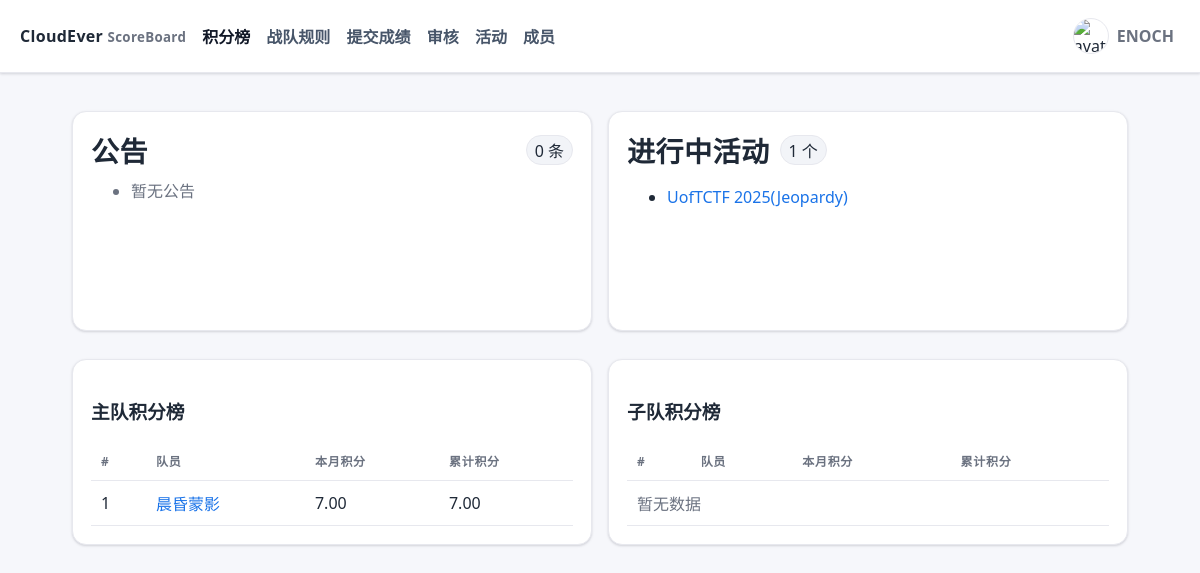
/ (signed in), run on the app's committed database.
### ceboard/models.py (models this page shows)
class User(Base):
    __tablename__ = "users"
    id = Column(Integer, primary_key=True)
    username = Column(String, unique=True, nullable=False)
    password_hash = Column(String, nullable=False)
    role = Column(String, default="member")  # 'admin' | 'reviewer' | 'member'
    team_type = Column(String, default="sub")  # 'main' or 'sub'
    is_active = Column(Boolean, default=True)
    is_deleted = Column(Boolean, default=False)
    avatar_filename = Column(String, nullable=True)
    submissions = relationship("Submission", back_populates="user")

class Event(Base):
    __tablename__ = "events"
    id = Column(Integer, primary_key=True)
    name = Column(String, nullable=False)
    start_time = Column(DateTime(timezone=True))
    end_time = Column(DateTime(timezone=True))
    weight = Column(Float, default=1.0)
    is_reproduction = Column(Boolean, default=False)
    is_active = Column(Boolean, default=True)
    allow_wp_only = Column(Boolean, default=False)  # 允许仅提交WP，由管理员在审核时手动给分
    is_deleted = Column(Boolean, default=False)
    event_type_id = Column(Integer, ForeignKey("event_types.id"), nullable=True)
    challenges = relationship("Challenge", back_populates="event", cascade="all,delete")
    submissions = relationship("Submission", back_populates="event")
    event_type = relationship("EventType")

### ceboard/routers/public.py (the view)
@router.get("/", response_class=HTMLResponse)
def index(request: Request, year: Optional[int] = None, month: Optional[int] = None, db = Depends(get_db), current_user = Depends(get_current_user)):
    now = datetime.now(TZ)
    year = int(year or now.year)
    month = int(month or now.month)
    main_rows = leaderboard_month_and_total(db, year, month, team_type="main")
    sub_rows = leaderboard_month_and_total(db, year, month, team_type="sub")
    events = db.query(Event).filter(Event.is_active == True, Event.is_deleted == False).all()
    anns = (
        db.query(Announcement)
        .filter(Announcement.visible == True, Announcement.is_deleted == False)
        .order_by(Announcement.updated_at.desc())
        .all()
    )
    return render_template(
        "leaderboard.html",
        title="积分榜",
        current_user=current_user,
        year=year,
        month=month,
        main_rows=main_rows,
        sub_rows=sub_rows,
        events=events,
        announcements=anns,
    )

### templates/leaderboard.html
{% extends 'base.html' %}
{% block content %}
<div class="grid">
  <div class="card" style="min-height:220px">
    <div class="row" style="justify-content:space-between; align-items:center">
      <div class="kpi">公告</div>
      <span class="pill">{{ announcements|length }} 条</span>
    </div>
    <ul style="max-height:160px; overflow:auto; margin-top:8px">
      {% for a in announcements %}
        <li>
          <a href="/announcement/{{ a.id }}" title="{{ a.title }}">{{ a.title }}</a>
        </li>
      {% else %}
        <li class="muted">暂无公告</li>
      {% endfor %}
    </ul>
  </div>
  <div class="card">
    <div class="row"><div class="kpi">进行中活动</div><span class="pill">{{ events|length }} 个</span></div>
    <ul>
      {% for e in events %}
        <li><a href="/submit/{{ e.id }}">{{ e.name }}</a>{% if e.is_reproduction %} · 复现{% endif %}{% if not e.is_active %} · 已停用{% endif %}</li>
      {% else %}
        <li class="muted">暂无活动</li>
      {% endfor %}
    </ul>
  </div>
  </div>
<div class="grid">
  <div class="card">
    <h3>主队积分榜</h3>
    <table>
      <thead><tr><th>#</th><th>队员</th><th>本月积分</th><th>累计积分</th></tr></thead>
      <tbody>
      {% for row in main_rows %}
        <tr>
          <td>{{ loop.index }}</td>
          <td><a href="/user/{{ row.user_id }}?year={{ year }}&month={{ month }}">{{ row.username }}</a></td>
          <td>{{ '%.2f' % row.month_points }}</td>
          <td>{{ '%.2f' % row.total_points }}</td>
        </tr>
      {% else %}
        <tr><td colspan="4" class="muted">暂无数据</td></tr>
      {% endfor %}
      </tbody>
    </table>
  </div>
  <div class="card">
    <h3>子队积分榜</h3>
    <table>
      <thead><tr><th>#</th><th>队员</th><th>本月积分</th><th>累计积分</th></tr></thead>
      <tbody>
      {% for row in sub_rows %}
        <tr>
          <td>{{ loop.index }}</td>
          <td><a href="/user/{{ row.user_id }}?year={{ year }}&month={{ month }}">{{ row.username }}</a></td>
          <td>{{ '%.2f' % row.month_points }}</td>
          <td>{{ '%.2f' % row.total_points }}</td>
        </tr>
      {% else %}
        <tr><td colspan="4" class="muted">暂无数据</td></tr>
      {% endfor %}
      </tbody>
    </table>
  </div>
</div>
{% endblock %}

### templates/base.html (shortened to what this page needs)
<!doctype html>
<html lang="zh-CN">
<head>
</head>
<body>
  <header>
    <div class="brand">CloudEver <small>ScoreBoard</small></div>
    <div class="nav">
  <a href="/">积分榜</a>
      <a href="/rules">战队规则</a>
      <a href="/submit">提交成绩</a>
      {% if current_user and (current_user.role == 'admin' or current_user.role == 'reviewer') %}
        <a href="/admin/review">审核</a>
        <a href="/admin/events">活动</a>
      {% endif %}
      {% if current_user and (current_user.role == 'admin' or current_user.role == 'reviewer') %}
        <a href="/admin/users">成员</a>
      {% endif %}
    </div>
    <div style="margin-left:auto">
      {% if current_user %}
        <div class="user-menu" id="userMenu">
          <div class="user-trigger" id="userTrigger">
            {% if avatar_url %}<img class="avatar" src="{{ avatar_url }}" alt="avatar" />{% endif %}
            <span class="muted" style="font-weight:600">{{ current_user.username }}</span>
          </div>
        </div>
      {% else %}
        <a class="btn secondary" href="/auth/login">登录</a>
        <a class="btn" style="margin-left:8px" href="/auth/register">注册</a>
      {% endif %}
    </div>
  </header>
  <div class="wrap">
    {% block content %}{% endblock %}
  </div>
</body>
</html>

### templates/base.html (style rules this page uses)
:root { --bg:#f6f7fb; --surface:#ffffff; --border:#e7e8ee; --text:#1f2937; --muted:#6b7280; --accent:#1a73e8; --accent-2:#185abc; --success:#16a34a; --warn:#e11d48; --shadow:0 1px 2px rgba(16,24,40,.06), 0 1px 3px rgba(16,24,40,.1); }
* { box-sizing:border-box }
html,body { height:100% }
body { font-family: ui-sans-serif, system-ui, -apple-system, Segoe UI, Roboto, 'Noto Sans SC', Arial; margin:0; color:var(--text); background:var(--bg); }
header { position:sticky; top:0; z-index:10; display:flex; align-items:center; gap:16px; padding:12px 20px; background:var(--surface); border-bottom:1px solid var(--border); box-shadow: var(--shadow); }
.brand { font-weight:800; letter-spacing:.3px }
.brand small { color:var(--muted); font-weight:600 }
.nav a { margin-right:12px; color:#475569; text-decoration:none; font-weight:600; padding:8px 0 }
.nav a.active { color:#111827 }
.wrap { max-width:1100px; margin:0 auto; padding:24px 22px }
.card { position:relative; margin:14px 0; padding:18px 18px; background:var(--surface); border:1px solid var(--border); border-radius:14px; box-shadow: var(--shadow); }
.row { display:flex; gap:10px; align-items:center; flex-wrap:wrap }
.grid { display:grid; grid-template-columns: repeat(auto-fit, minmax(280px,1fr)); gap:16px }
.muted { color:var(--muted) }
.kpi { font-weight:800; font-size:28px; letter-spacing:.5px }
.pill { padding:2px 8px; border-radius:999px; border:1px solid var(--border); background:#f2f4f8 }
a { color:var(--accent); text-decoration:none }
table { width:100%; border-collapse:separate; border-spacing:0; background:#fff }
thead th { font-size:12px; text-transform:uppercase; letter-spacing:.06em; color:#6b7280 }
th,td { padding:10px 10px; border-bottom:1px solid var(--border); text-align:left }
.avatar { width:36px; height:36px; border-radius:999px; border:1px solid var(--border); object-fit:cover; vertical-align:middle }
.user-menu { position:relative }
.user-trigger { display:flex; align-items:center; gap:8px; padding:6px; border-radius:999px; cursor:pointer }

### data on the page
User: username "ENOCH"
Event: name "UofTCTF 2025(Jeopardy)"
User: username "晨昏蒙影", month_points "7.00", total_points "7.00"

### other printed values
{{ announcements|length }} "0"
{{ events|length }} "1"
